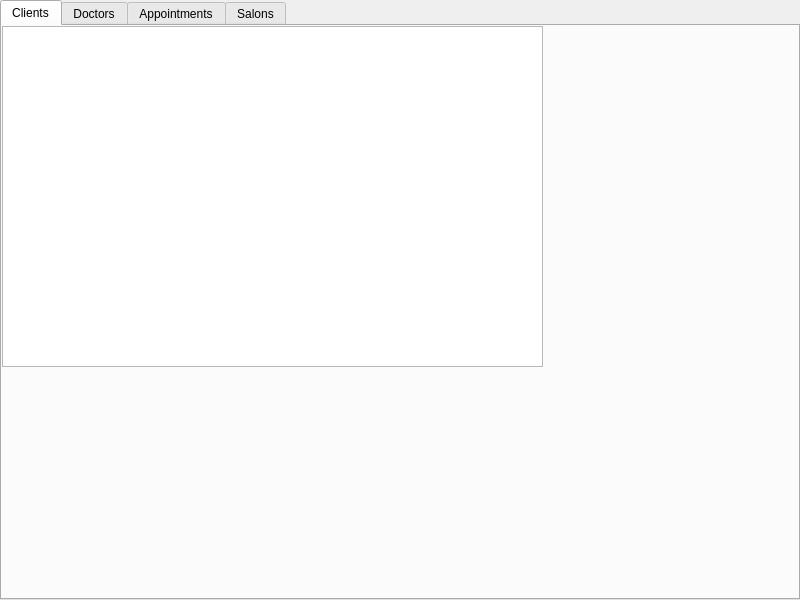
<?xml version="1.0" encoding="UTF-8"?>
<ui version="4.0">
 <class>customForm</class>
 <widget class="QWidget" name="customForm">
  <property name="geometry">
   <rect>
    <x>0</x>
    <y>0</y>
    <width>800</width>
    <height>600</height>
   </rect>
  </property>
  <property name="windowTitle">
   <string>Form</string>
  </property>
  <widget class="QTabWidget" name="tabWidget">
   <property name="geometry">
    <rect>
     <x>0</x>
     <y>0</y>
     <width>800</width>
     <height>600</height>
    </rect>
   </property>
   <property name="currentIndex">
    <number>0</number>
   </property>
   <widget class="QWidget" name="tab">
    <attribute name="title">
     <string>Clients</string>
    </attribute>
    <widget class="QTableView" name="table_clients">
     <property name="geometry">
      <rect>
       <x>0</x>
       <y>0</y>
       <width>541</width>
       <height>341</height>
      </rect>
     </property>
    </widget>
   </widget>
   <widget class="QWidget" name="tab_2">
    <attribute name="title">
     <string>Doctors</string>
    </attribute>
    <widget class="QTableView" name="table_doctors">
     <property name="geometry">
      <rect>
       <x>0</x>
       <y>0</y>
       <width>571</width>
       <height>351</height>
      </rect>
     </property>
    </widget>
   </widget>
   <widget class="QWidget" name="tab_3">
    <attribute name="title">
     <string>Appointments</string>
    </attribute>
    <widget class="QTableView" name="table_appointments">
     <property name="geometry">
      <rect>
       <x>0</x>
       <y>0</y>
       <width>541</width>
       <height>341</height>
      </rect>
     </property>
    </widget>
   </widget>
   <widget class="QWidget" name="tab_4">
    <attribute name="title">
     <string>Salons</string>
    </attribute>
    <widget class="QTableView" name="table_salons">
     <property name="geometry">
      <rect>
       <x>0</x>
       <y>0</y>
       <width>351</width>
       <height>181</height>
      </rect>
     </property>
    </widget>
   </widget>
  </widget>
 </widget>
 <resources/>
 <connections/>
</ui>
